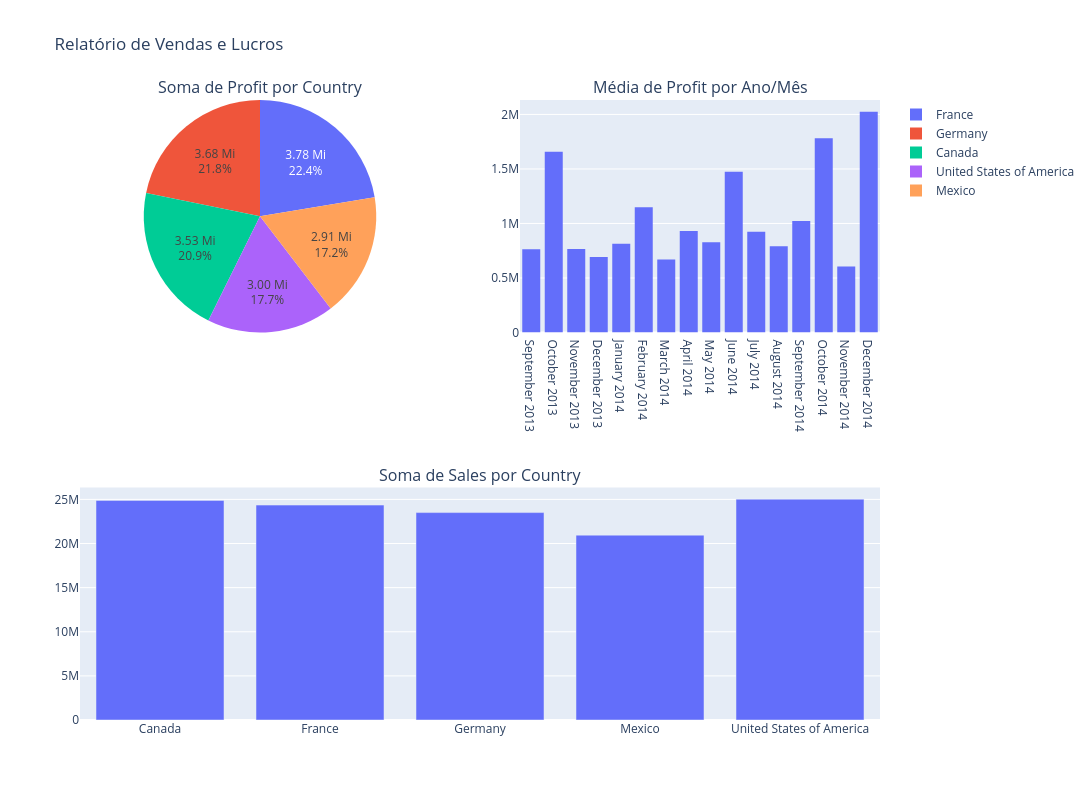

Notebook source saved alongside this figure:
### Code cell
# Relatório de Vendas por País e Lucro
fig_relatorio_vendas_segmento_tri = make_subplots(
    rows=2, cols=2,                  
    subplot_titles=('Soma de Profit por Country', 
                    'Média de Profit por Ano/Mês', 
                    'Soma de Sales por Country'),
    specs=[[{'type': 'pie'}, {'type': 'histogram'}],
        [{'type': 'bar', 'colspan':2}, None]]
)

# Adicionando os gráficos aos subgráficos
for trace in fig_sum_profit_country.data:
    fig_relatorio_vendas_segmento_tri.add_trace(trace, row=1, col=1)

for trace in fig_mean_profit_month.data:
    fig_relatorio_vendas_segmento_tri.add_trace(trace, row=1, col=2)

for trace in fig_sum_sales_country.data:
    fig_relatorio_vendas_segmento_tri.add_trace(trace, row=2, col=1)

# Atualizando o layout
fig_relatorio_vendas_segmento_tri.update_layout(
    title_text="Relatório de Vendas e Lucros",
    showlegend=True,
    width=1200,  
    height=800
).show()

fig_relatorio_vendas_segmento_tri.write_image("fig/fig_pag2.jpg", format="jpg")

### Figure 1 — Plotly figure (JSON) as saved in the notebook; plotly's stock layout.template omitted (floating-point values rounded to 4 significant figures)
{"data": [{"domain": {"x": [0, 0.45], "y": [0.625, 1]}, "hole": 0, "hovertemplate": "Country=%{label}<br>Profit=%{value}<extra></extra>", "labels": ["France", "Germany", "Canada", "United States of America", "Mexico"], "legendgroup": "", "name": "", "showlegend": true, "text": ["3.78 Mi", "3.68 Mi", "3.53 Mi", "3.00 Mi", "2.91 Mi"], "textinfo": "percent+text", "textposition": "inside", "type": "pie", "values": [3781000.0, 3680000.0, 3529000.0, 2996000.0, 2908000.0]}, {"alignmentgroup": "True", "bingroup": "x", "histfunc": "sum", "hovertemplate": "month_year=%{x}<br>sum of Profit=%{y}<extra></extra>", "legendgroup": "", "marker": {"color": "#636efa", "pattern": {"shape": ""}}, "name": "", "offsetgroup": "", "orientation": "v", "showlegend": false, "type": "histogram", "x": ["September 2013", "October 2013", "November 2013", "December 2013", "January 2014", "February 2014", "March 2014", "April 2014", "May 2014", "June 2014", "July 2014", "August 2014", "September 2014", "October 2014", "November 2014", "December 2014"], "xaxis": "x", "y": [763600.0, 1658000.0, 765500.0, 691600.0, 814000.0, 1149000.0, 669900.0, 930000.0, 828600.0, 1474000.0, 923900.0, 791100.0, 1023000.0, 1782000.0, 604600.0, 2026000.0], "yaxis": "y"}, {"alignmentgroup": "True", "hovertemplate": "Country=%{x}<br>Sales=%{y}<extra></extra>", "legendgroup": "", "marker": {"color": "#636efa", "pattern": {"shape": ""}}, "name": "", "offsetgroup": "", "orientation": "v", "showlegend": false, "textposition": "auto", "type": "bar", "x": ["Canada", "France", "Germany", "Mexico", "United States of America"], "xaxis": "x2", "y": [24890000.0, 24350000.0, 23510000.0, 20950000.0, 25030000.0], "yaxis": "y2"}], "layout": {"annotations": [{"font": {"size": 16}, "showarrow": false, "text": "Soma de Profit por Country", "x": 0.225, "xanchor": "center", "xref": "paper", "y": 1, "yanchor": "bottom", "yref": "paper"}, {"font": {"size": 16}, "showarrow": false, "text": "Média de Profit por Ano/Mês", "x": 0.775, "xanchor": "center", "xref": "paper", "y": 1, "yanchor": "bottom", "yref": "paper"}, {"font": {"size": 16}, "showarrow": false, "text": "Soma de Sales por Country", "x": 0.5, "xanchor": "center", "xref": "paper", "y": 0.375, "yanchor": "bottom", "yref": "paper"}], "height": 800, "showlegend": true, "title": {"text": "Relatório de Vendas e Lucros"}, "width": 1200, "xaxis": {"anchor": "y", "domain": [0.55, 1]}, "xaxis2": {"anchor": "y2", "domain": [0, 1]}, "yaxis": {"anchor": "x", "domain": [0.625, 1]}, "yaxis2": {"anchor": "x2", "domain": [0, 0.375]}}}
